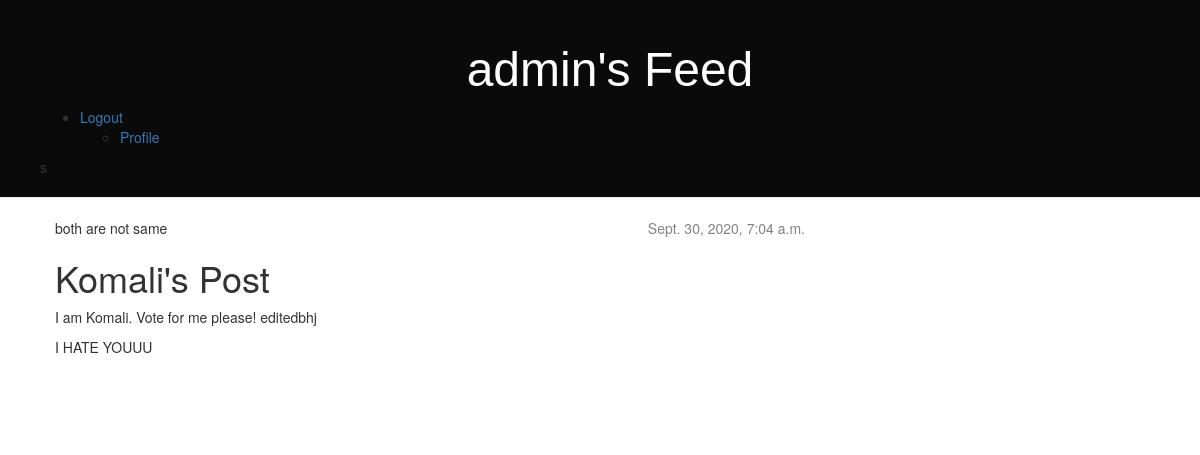
Page /post/1/ (signed in) on the committed database.
### accounts/models.py (models this page shows, shortened)
class Account(AbstractBaseUser):
    email = models.EmailField(verbose_name="email", max_length=60, unique=True)
    username = models.CharField(max_length=30, unique=True)
    date_joined = models.DateTimeField(verbose_name='date joined', auto_now_add=True)
    last_login = models.DateTimeField(verbose_name='last login', auto_now=True)
    is_voter = models.BooleanField(default=True)
    is_admin = models.BooleanField(default=False)
    is_staff = models.BooleanField(default=False)
    is_active = models.BooleanField(default=True)
    is_superuser = models.BooleanField(default=False)
    USERNAME_FIELD = 'username'
    REQUIRED_FIELDS = ['email','is_voter']
    objects = MyAccountManager()

### blog/models.py (models this page shows, shortened)
class Post(models.Model):
    author = models.ForeignKey(Account,on_delete=models.CASCADE)
    title = models.CharField(max_length=200)
    text = models.TextField()
    created_date = models.DateTimeField(default=timezone.now)
    published_date = models.DateTimeField(blank=True, null=True)

### blog/views.py (the view)
# urls.py: url(r'^post/(?P<pk>[0-9]+)/$', views.post_detail, name='post_detail'),
def post_detail(request, pk):
    post = get_object_or_404(Post, pk=pk)
    return render(request, 'blog/post_detail.html', {'post': post})

### templates/blog/post_detail.html
{% extends 'blog/base.html' %}
{% block content %}
    <div class="post">
        {% if post.published_date %}
            <div class="date">
                {{ post.published_date }}
            </div>
        {% endif %}
        {% if user.is_authenticated %}
            {% if user.username == post.author.username %}
                both same
                <a class="btn btn-default" href="{% url 'post_edit' pk=post.pk %}"><span class="glyphicon glyphicon-pencil"></span></a>
                <a class="btn btn-default" href="{% url 'post_delete' pk=post.pk %}"><span class="glyphicon glyphicon-trash"></span></a>
            {% else %}
                both are not same
            {% endif %}
        {% else %}
            User not authenticated!
        {% endif %}
		<h1>{{ post.title }}</h1>
        <p>{{ post.text|linebreaks }}</p>
	</div>
{% endblock %}

### templates/blog/base.html (shortened to what this page needs)
<!DOCTYPE html>
{% load static %}
<html>
    <head>
        <link rel="stylesheet" href="//maxcdn.bootstrapcdn.com/bootstrap/3.2.0/css/bootstrap.min.css">
		<link rel="stylesheet" href="//maxcdn.bootstrapcdn.com/bootstrap/3.2.0/css/bootstrap-theme.min.css">
        <link rel="stylesheet" href="{% static 'css/blog.css' %}" type="text/css">
    </head>
	<body>
		<div class="page-header">
			{% if user.is_authenticated %}
				<h1><a href="{% url 'post_list' %}">{{user.username}}'s Feed</a></h1>
				<ul>
					<li><a href="{% url 'logout' %}">Logout</a></li>
					<ul>
						<li><a href="{% url 'accounts:profile' %}">Profile</a></li>
					</ul>
				</ul>
			{% else %}
				<h1><a href="/">Posts Feed</a></h1>
				<ul>
					<li><a href="{% url 'login' %}">Login</a></li>
				</ul>
			{% endif %}s
		</div>
        <div class="content container">
            <div class="row">
                <div class="col-md-8">
					{% block content %}
					{% endblock %}
				</div>
            </div>
		</div>
	</body>
</html>

### static/css/blog.css (style rules this page uses)
h1 a { color: #1e075f; font-family: Arial, Helvetica, sans-serif; }
body { padding-left: 0; }
.page-header { background-color: #0a0a0a !important; margin-top: 0; padding: 20px 20px 20px 40px; }
.page-header h1, .page-header h1 a, .page-header h1 a:visited, .page-header h1 a:active { color: #ffffff; font-size: 36pt; text-decoration: none; text-align: center; }
.content { margin-left: 40px; }
.date { float: right; color: #828282; text-align: center; }
.post { margin-bottom: 70px; }

### rows in the picture
Account: username "admin"
Post: published_date "Sept. 30, 2020, 7:04 a.m.", title "Komali's Post", text "I am Komali. Vote for me please! editedbhj I HATE YOUUU"
